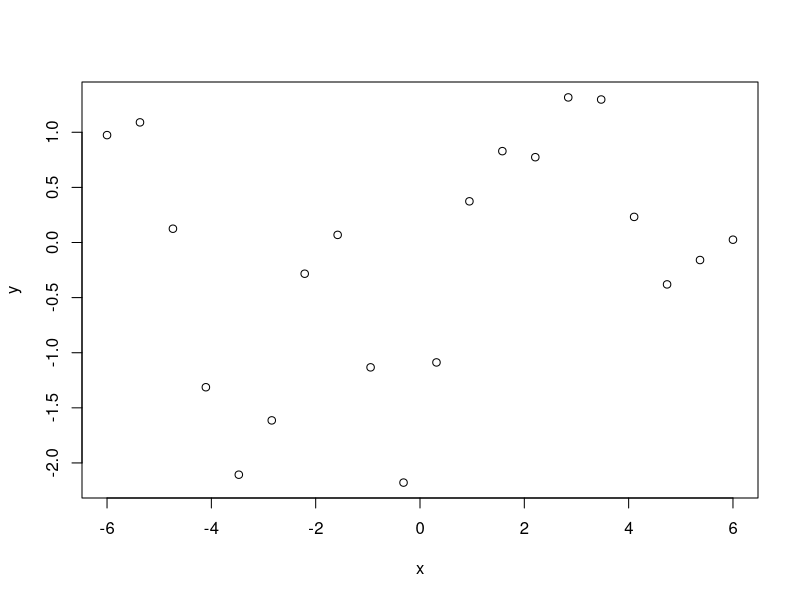

Recreate this plot in R. (Note: this script raises an error after producing the figure.)
m_CRPS <- function(data,mu,sigma){
  stand_term <- (data-mu)/sigma
  crps <- sigma*(stand_term*(2*pnorm(stand_term)-1)+2*dnorm(stand_term)-1/sqrt(pi))
  my_crps <- mean(crps)
  return (my_crps)
}

m_Log_score <- function(data,mu,sigma){
  ls=mean(-log(dnorm(data,mu,sigma)))
  return (ls)
}

rbf <- function(X1,X2,l=1,k=1) {  #x1 and x2 can be the same 
  Sigma <- matrix(rep(0, length(X1)*length(X2)), nrow=length(X1))
  for (i in 1:nrow(Sigma)) {
    for (j in 1:ncol(Sigma)) {
      Sigma[i,j] <- k^2*exp(-0.5*((X1[i]-X2[j])/l)^2) #squared exponential function (l=1)
      }
  } 
  return(Sigma)
}

chole_solve <- function(B,A){
  U <- chol(A)
  res <- solve(U,solve(t(U),B))
  return (res)
}


library(MASS)
num_train=20
noise=0.1
x<- seq(-6,6,length.out=num_train)
sigma_cov <- rbf(x,x,l=1,k=1)
#set.seed(3311233)
noise_term <- matrix(rnorm(num_train)*noise,nrow=num_train)
y <- mvrnorm(1,rep(0,num_train),sigma_cov)+noise_term
dim(y) <- c(num_train,1)
plot(x,y)


cal_m_crps <- function(i,j){
      k_ff <- rbf(x,x,l=i)
      big_k <- k_ff+diag(num_train)*j^2
      k_ii_diag=diag(chole_solve(diag(num_train),big_k))
      dim(k_ii_diag)=c(num_train,1)
      mean_term=y-chole_solve(y,big_k)/k_ii_diag
      cov_term=1/k_ii_diag
      sigma=sqrt(cov_term)
      mean_crps <-m_CRPS(y,mean_term,sigma) 
      return (mean_crps)
        }

wrong_cal_m_crps <- function(i,j){
  k_ff <- rbf(x,x,l=i)
  inverse_term <- k_ff+diag(num_train)*j^2
  mean_term=k_ff%*%chole_solve(y,inverse_term)
  cov_term=diag(diag(num_train)*j^2+k_ff-k_ff%*%chole_solve(k_ff,inverse_term))
  dim(cov_term)=c(num_train,1)
  sigma=sqrt(cov_term)
  mean_crps <-m_CRPS(y,mean_term,sigma) 
  return (mean_crps)
}



cal_NLML <- function(i,j){
  k_ff <- rbf(x,x,l=i)
  inverse_term <- k_ff+diag(num_train)*j^2
  NLML <- 0.5*t(y)%*%chole_solve(y,inverse_term)+0.5*log(det(inverse_term))+num_train/2*log(2*pi)
  return (NLML)
}

cal_m_logs <- function(i,j){
  k_ff <- rbf(x,x,l=i)
  big_k <- k_ff+diag(num_train)*j^2
  k_ii_diag=diag(chole_solve(diag(num_train),big_k))
  dim(k_ii_diag)=c(num_train,1)
  mean_term=y-chole_solve(y,big_k)/k_ii_diag
  cov_term=1/k_ii_diag+j^2
  sigma=sqrt(cov_term)
  ls=m_Log_score(y,mean_term,sigma)
  return (ls)
}


l_range <- seq(0.01,2,length.out = 50)

{
crps_series <- unlist(lapply(l_range,cal_m_crps))

logs_series <- unlist(lapply(l_range,cal_m_logs))

NLML_series <- unlist(lapply(l_range,cal_NLML,j=0.1))


plot(l_range[1:120],(crps_series)[1:120],type='l')
lines(l_range,(crps_series),type='l',lty=2)
lines(l_range,(logs_series),type='l',lty=3)
lines(l_range,(logs_series),type='l',lty=4)


plot(l_range,logs_series,type='l',col='blue')
plot(l_range,NLML_series,type='l',col='Red')
l_range[which.min(crps_series)]
}

noise_range <- seq(0.01,1,length.out = 50)



NLML_res <- sapply(l_range, function(xx) mapply(cal_NLML,xx,noise_range))
ma_NLML <- matrix(NLML_res,nrow=50)
#contour(noise_range,l_range,ma_NLML,nlevels=2000)
contour(noise_range,l_range,ma_NLML,levels = c(9,seq(10, 20, by = 1),seq(20, 100, by = 1)))
#this function is really strange, the plot will change according to x and y axis
#noise_range is on the x axis
axis(1, at = 0.1);axis(2, at = 0.3)
abline(h=1,col='red',lty=2);abline(v=0.1,col='red',lty=2)
title(main='NLML',xlab="Noise s.d", ylab="Length Scale",cex.lab=1.5)


wrong_crps_res <- sapply(l_range, function(xx) mapply(wrong_cal_m_crps,xx,noise_range))
wrong_ma_crps <- matrix(wrong_crps_res,nrow=50)
contour(noise_range,l_range,wrong_ma_crps,nlevels=100)
#contour(noise_range,l_range,ma_crps,levels = c(seq(0,1e-2,length.out = 10),seq(1e-2, 0.1, by = 0.01),seq(0.1, 0.3, by = 0.02)))
axis(1, at = 0.1);axis(2, at = 0.3)
abline(h=1,col='red',lty=2);abline(v=0.1,col='red',lty=2)
title(main='Wrong Method Using CRPS', xlab="Noise s.d", ylab="Length Scale",cex.lab=1.5)


crps_res <- sapply(l_range, function(xx) mapply(cal_m_crps,xx,noise_range))
ma_crps <- matrix(crps_res,nrow=50)
contour(noise_range,l_range,ma_crps,nlevels=100)
#contour(noise_range,l_range,ma_crps,levels = c(seq(0,0.1,length.out = 100),seq(1e-1, 0.2, by = 0.01),seq(0.2, 1, by = 0.015)))
axis(1, at = 0.1);axis(2, at = 0.3)
abline(h=1,col='red',lty=2);abline(v=0.1,col='red',lty=2)
title(main='CRPS', xlab="Noise s.d", ylab="Length Scale",cex.lab=1.5)



logs_res <- sapply(l_range, function(xx) mapply(cal_m_logs,xx,noise_range))
ma_logs <- matrix(logs_res,nrow=50)
#contour(noise_range,l_range,ma_logs,nlevels=800)
contour(noise_range,l_range,ma_logs,levels = c(seq(-10,0,by=0.1),seq(0, 1, by = 0.1),seq(1, 10, by = 0.1)))
axis(1, at = 0.1);axis(2, at = 0.3)
abline(h=1,col='red',lty=2);abline(v=0.1,col='red',lty=2)
title(main='Log_Score', xlab="Noise s.d", ylab="Length Scale",cex.lab=1.5)



#####
calc_es <- function(X1,X2,n,beta) {  
  RES <- matrix(rep(0, n*n), nrow=n)
  for (i in 1:nrow(RES)) {
    for (j in 1:ncol(RES)) {
      RES[i,j] <-sum((abs(X1[i,]-X2[j,]))^beta)
    }
  }
  return(RES)
}
ES <- function(i,j){
  beta=1
  n=300
  k_ff <- rbf(x,x,l=i)
  inverse_term <- k_ff+diag(num_train)*j^2
  mu <- k_ff%*%chole_solve(y,inverse_term)
  sigma <- diag(num_train)*j^2+k_ff-k_ff%*%chole_solve(k_ff,inverse_term)
  x1 <- mvrnorm(n,mu,sigma)
  x2 <- mvrnorm(n,mu,sigma)
  yy<- y
  dim(yy) <- c(1,num_train)
  first_term <- mean(rowSums((abs(sweep(x1,2,yy)))^beta))
  second_term <- mean(calc_es(x1,x2,n,beta))
  Es_value <- first_term-1/2*second_term
  return(Es_value)
}

ES_res <- sapply(l_range, function(xx) mapply(ES,xx,noise_range))
ma_ES <- matrix(ES_res,nrow=50)
contour(noise_range,l_range,ma_ES,nlevels=30)
#contour(noise_range,l_range,ma_ES,levels=c(seq(0,1,by=0.1),seq(1,15,by=0.1)))
axis(1, at = 0.1);axis(2, at = 0.3)
title(main='ES', xlab="Noise s.d", ylab="Length Scale",cex.lab=1.5)



cal_new <- function(i,j){
  k_ff <- rbf(x,x,l=i)
  mean_term <- matrix(0,nrow=num_train)
  cov_term <- diag(diag(num_train)*j^2+k_ff)
  mean_crps <-m_CRPS(y,mean_term,cov_term) 
  return (mean_crps)
}


new_res <- sapply(l_range, function(xx) mapply(cal_m_crps,xx,noise_range))
ma_new <- matrix(new_res,nrow=50)
contour(noise_range,l_range,ma_new,nlevels=100)




library(mvtnorm)
cal_dss <- function(i,j){
  k_ff <- rbf(x,x,l=i)
  inverse_term <- k_ff+diag(num_train)*j^2
  mean_term <- as.vector(k_ff%*%chole_solve(y,inverse_term))
  cov_term <- as.matrix(diag(num_train)*j^2+k_ff-k_ff%*%chole_solve(k_ff,inverse_term))
  dss=-dmvnorm(as.vector(y),mean_term,cov_term)
  return (dss)
}

dss_res <- sapply(l_range, function(xx) mapply(cal_dss,xx,noise_range))
ma_dss <- matrix(dss_res,nrow=50)
contour(noise_range,l_range,ma_logs,nlevels=300)




"x
[1] -6.0000000 -5.3684211 -4.7368421 -4.1052632 -3.4736842 -2.8421053 -2.2105263 -1.5789474
[9] -0.9473684 -0.3157895  0.3157895  0.9473684  1.5789474  2.2105263  2.8421053  3.4736842
[17]  4.1052632  4.7368421  5.3684211  6.0000000

y
[,1]
[1,]  0.96136739
[2,]  0.77644159
[3,] -0.12782728
[4,] -0.54429729
[5,] -0.53178511
[6,] -0.85245527
[7,] -1.64344410
[8,] -1.93483368
[9,] -1.72917909
[10,] -1.18503091
[11,] -1.48936162
[12,] -1.85997702
[13,] -1.39679480
[14,] -1.01274748
[15,] -0.86193156
[16,] -0.09387182
[17,] -0.10930889
[18,] -1.17751555
[19,] -2.41951809
[20,] -3.02563284"



aaa=matrix(c(1,2,3,7,9,4,8,1,5),byrow=TRUE,nrow=3)
bbb=matrix(c(1,7,1,2,9,5,1,3,5),byrow=TRUE,nrow=3)



